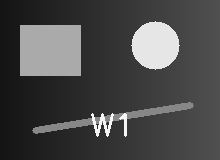
#> input picture data/samples/week01/fixed.png, 220 x 160 px
$ python -i feature_metrics.py   (imports and definitions only)   (older library calls are emulated)
#> lines starting #> are read from the running program, lines starting #| are printed output that depends on the picture
#> further down, picture is the input picture: shape (160, 220, 3); min 20, max 245, mean 74.3
"""Texture diagnostics for feature-based registration experiments."""

from __future__ import annotations

from dataclasses import dataclass
from typing import Literal

import cv2
import numpy as np
from numpy.typing import ArrayLike

from .orb import ORBFeatureResult

TextureLabel = Literal["low", "medium", "high"]


@dataclass(frozen=True)
class TextureDiagnostics:
    """Compact texture measurements used to stratify feature experiments."""

    gradient_energy: float
    keypoint_density_per_megapixel: float
    label: TextureLabel


def _normalized_grayscale(image: ArrayLike) -> np.ndarray:
    array = np.asarray(image)
    if array.ndim == 3:
        if array.shape[2] == 3:
            array = cv2.cvtColor(array.astype(np.float32), cv2.COLOR_RGB2GRAY)
        elif array.shape[2] == 4:
            array = cv2.cvtColor(array.astype(np.float32), cv2.COLOR_RGBA2GRAY)
        else:
            raise ValueError("Color images must have 3 or 4 channels.")
    if array.ndim != 2 or array.size == 0:
        raise ValueError("image must be a non-empty 2D grayscale image or RGB/RGBA image.")
    values = array.astype(np.float64)
    if not np.all(np.isfinite(values)):
        raise ValueError("image must contain only finite values.")
    low = float(np.min(values))
#> low = 20
    high = float(np.max(values))
#> high = 245
    if np.isclose(low, high):
        return np.zeros_like(values, dtype=np.float64)
    return (values - low) / (high - low)


def gradient_energy(image: ArrayLike) -> float:
    """Return mean squared Sobel-gradient magnitude on a normalized image."""
    normalized = _normalized_grayscale(image)
    dx = cv2.Sobel(normalized, cv2.CV_64F, 1, 0, ksize=3, borderType=cv2.BORDER_REFLECT101)
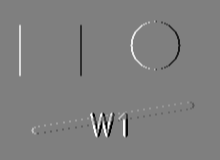
#> dx: shape (160, 220) float64; min -3.56, max 3.57, mean 0.00962; drawn with min black and max white
    dy = cv2.Sobel(normalized, cv2.CV_64F, 0, 1, ksize=3, borderType=cv2.BORDER_REFLECT101)
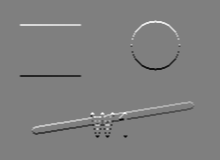
#> dy: shape (160, 220) float64; min -3.54, max 3.56, mean 0; drawn with min black and max white
    return float(np.mean(dx * dx + dy * dy, dtype=np.float64))


# [52 lines left out: functions keypoint_density_per_megapixel, classify_texture, texture_diagnostics, not called in this run]

>>> import cv2
>>> picture = cv2.cvtColor(cv2.imread('../../data/samples/week01/fixed.png'), cv2.COLOR_BGR2RGB)
>>> result = gradient_energy(picture)
#> result = 0.285

$ run again, on data/samples/week01/moving.png
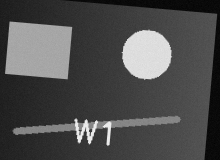
#> input picture data/samples/week01/moving.png, 220 x 160 px
#> picture is the input picture: shape (160, 220, 3); min 1, max 240, mean 77.5
#> low = 1
#> high = 240
#> in gradient_energy, `dx = cv2.Sobel(normalized, cv2.CV_64F, 1, 0, ksize=3, borderType=cv2.B..`:
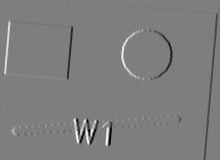
#> dx: shape (160, 220) float64; min -3.07, max 3.11, mean -0.00336; drawn with min black and max white
#> in gradient_energy, `dy = cv2.Sobel(normalized, cv2.CV_64F, 0, 1, ksize=3, borderType=cv2.B..`:
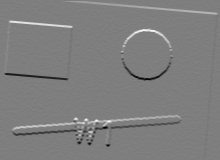
#> dy: shape (160, 220) float64; min -2.75, max 2.79, mean 0.00745; drawn with min black and max white
#> result = 0.199
